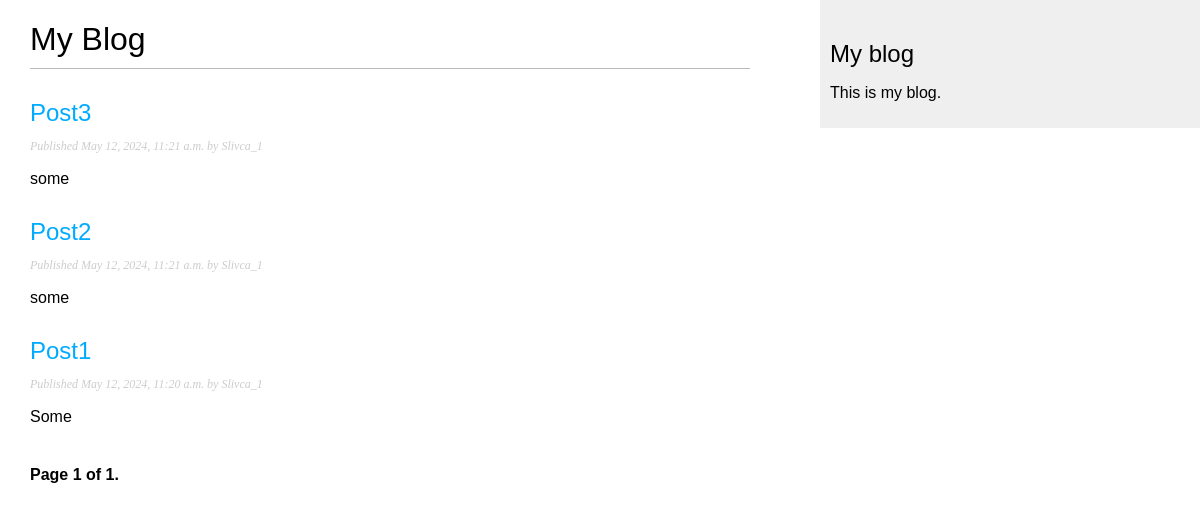
Screenshot of /blog/ with the database file from the repository.
### blog/models.py (models this page shows, shortened)
class Post(models.Model):
    class Status(models.TextChoices):
        DRAFT = 'DF', 'Draft'
        PUBLISHED = 'PB', 'Published'
    title = models.CharField(max_length=250)
    slug = models.SlugField(max_length=250,
                            unique_for_date='publish')
    author = models.ForeignKey(User,
                               on_delete=models.CASCADE,
                               related_name='blog_posts')
    body = models.TextField()
    publish = models.DateTimeField(default=timezone.now)
    created = models.DateTimeField(auto_now_add=True)
    updated = models.DateTimeField(auto_now=True)
    status = models.CharField(max_length=2,
                              choices=Status.choices,
                              default=Status.DRAFT)
    objects = models.Manager() # The default manager.
    published = PublishedManager() # Our custom manager.
    class Meta:
        ordering = ['-publish']
        indexes = [
            models.Index(fields=['-publish']),
        ]
    def get_absolute_url(self):
        return reverse('blog:post_detail',
                       args=[self.publish.year,
                             self.publish.month,
                             self.publish.day,
                             self.slug])

### blog/views.py (the view)
# urls.py: path('', views.PostListView.as_view(), name='post_list'),
class PostListView(ListView):
    queryset = Post.published.all()
    context_object_name = 'posts'
    paginate_by = 3
    template_name = 'blog/post/list.html'

### blog/templates/blog/post/list.html (shortened to what this page needs)
{% extends "blog/base.html" %}
{% block content %}
  <h1>My Blog</h1>
  {% for post in posts %}
    <h2>
      <a href="{{ post.get_absolute_url }}">
        {{ post.title }}
      </a>
    </h2>
    <p class="date">
      Published {{ post.publish }} by {{ post.author }}
    </p>
    {{ post.body|truncatewords:30|linebreaks }}
  {% endfor %}
  {% include "pagination.html" with page=page_obj %}
{% endblock %}

### blog/templates/blog/base.html (shortened to what this page needs)
{% load static %}
<!DOCTYPE html>
<html>
<head>
  <link href="{% static "css/blog.css" %}" rel="stylesheet">
</head>
<body>
  <div id="content">
    {% block content %}
    {% endblock %}
  </div>
  <div id="sidebar">
    <h2>My blog</h2>
    <p>This is my blog.</p>
  </div>
</body>
</html>

### blog/templates/pagination.html (shortened to what this page needs)
<div class="pagination">
  <span class="step-links">
    <span class="current">
      Page {{ page.number }} of {{ page.paginator.num_pages }}.
    </span>
  </span>
</div>

### blog/static/css/blog.css (style rules this page uses)
body { margin:0; padding:0; font-family:helvetica, sans-serif; }
a { color:#00abff; text-decoration:none; }
h1 { font-weight:normal; border-bottom:1px solid #bbb; padding:0 0 10px 0; }
h2 { font-weight:normal; margin:30px 0 0; }
#content { float:left; width:60%; padding:0 0 0 30px; }
#sidebar { float:right; width:30%; padding:10px; background:#efefef; height:100%; }
p.date { color:#ccc; font-family: georgia, serif; font-size: 12px; font-style: italic; }
.pagination { margin:40px 0; font-weight:bold; }

### rows the page displays
Post: title "Post3", publish "May 12, 2024, 11:21 a.m.", author "Slivca_1", body "some"
Post: title "Post2", publish "May 12, 2024, 11:21 a.m.", author "Slivca_1", body "some"
Post: title "Post1", publish "May 12, 2024, 11:20 a.m.", author "Slivca_1", body "Some"

### other values shown
{{ page.number }} "1"
{{ page.paginator.num_pages }} "1"
